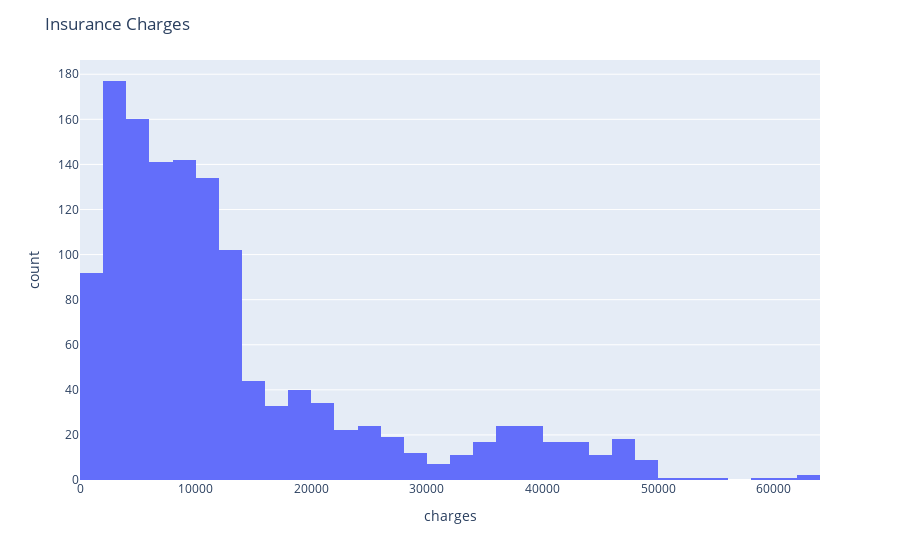

Notebook code for this chart:
### Markdown cell above
# Continous data 
We use histogram to visualize it.

### Code cell
fig = px.histogram(data_frame= data, x = 'charges')
fig.update_layout(
    title = "Insurance Charges",
    xaxis = dict(tickformat = ".0f")
    #yaxis = dict(tickformat = ".2f" )
)
fig.show()

### Figure 1 — Plotly figure (JSON) as saved in the notebook; plotly's stock layout.template omitted (floating-point values rounded to 4 significant figures; data arrays with more than 128 entries replaced by an {"elided": "..."} marker saying what was removed)
{"data": [{"bingroup": "x", "hovertemplate": "charges=%{x}<br>count=%{y}<extra></extra>", "legendgroup": "", "marker": {"color": "#636efa", "pattern": {"shape": ""}}, "name": "", "orientation": "v", "showlegend": false, "type": "histogram", "x": {"elided": "1338 float values"}, "xaxis": "x", "yaxis": "y"}], "layout": {"barmode": "relative", "legend": {"tracegroupgap": 0}, "margin": {"t": 60}, "title": {"text": "Insurance Charges"}, "xaxis": {"anchor": "y", "domain": [0, 1], "tickformat": ".0f", "title": {"text": "charges"}}, "yaxis": {"anchor": "x", "domain": [0, 1], "title": {"text": "count"}}}}
